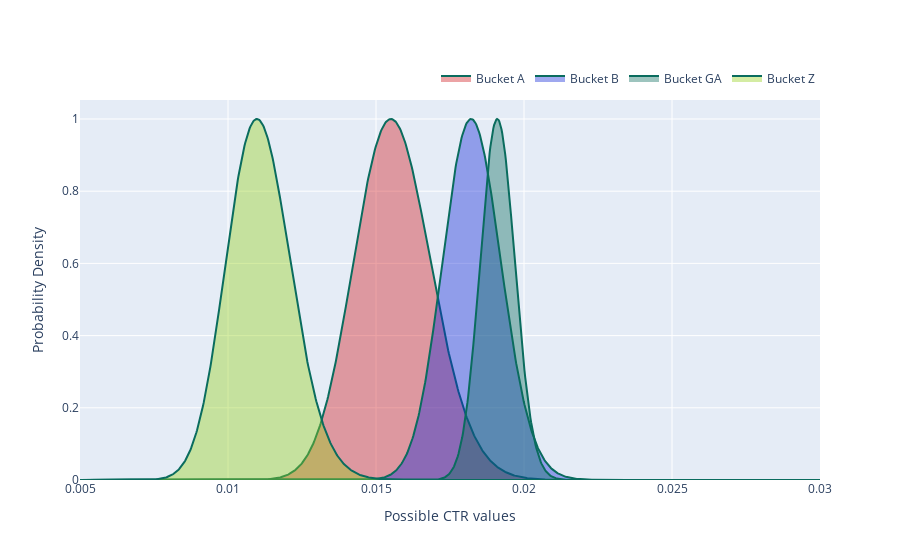

Notebook source saved alongside this figure:
### Code cell
jhjh.report_thompson(df = dat)

### Figure 1 — Plotly figure (JSON) as saved in the notebook; plotly's stock layout.template omitted (floating-point values rounded to 4 significant figures; data arrays with more than 128 entries replaced by an {"elided": "..."} marker saying what was removed)
{"data": [{"fill": "tozeroy", "fillcolor": "rgba(207, 27, 30, .4)", "marker": {"color": "rgba(10, 108, 94, 1)"}, "name": "Bucket A", "type": "scatter", "x": {"elided": "1000 float values"}, "y": {"elided": "1000 float values"}}, {"fill": "tozeroy", "fillcolor": "rgba(15, 38, 214, .4)", "marker": {"color": "rgba(10, 108, 94, 1)"}, "name": "Bucket B", "type": "scatter", "x": {"elided": "1000 float values"}, "y": {"elided": "1000 float values"}}, {"fill": "tozeroy", "fillcolor": "rgba(10, 108, 94, .4)", "marker": {"color": "rgba(10, 108, 94, 1)"}, "name": "Bucket GA", "type": "scatter", "x": {"elided": "1000 float values"}, "y": {"elided": "1000 float values"}}, {"fill": "tozeroy", "fillcolor": "rgba(147, 207, 27, .4)", "marker": {"color": "rgba(10, 108, 94, 1)"}, "name": "Bucket Z", "type": "scatter", "x": {"elided": "1000 float values"}, "y": {"elided": "1000 float values"}}], "layout": {"legend": {"orientation": "h", "x": 1, "xanchor": "right", "y": 1.02, "yanchor": "bottom"}, "xaxis": {"title": {"text": "Possible CTR values"}}, "yaxis": {"title": {"text": "Probability Density"}}}}
